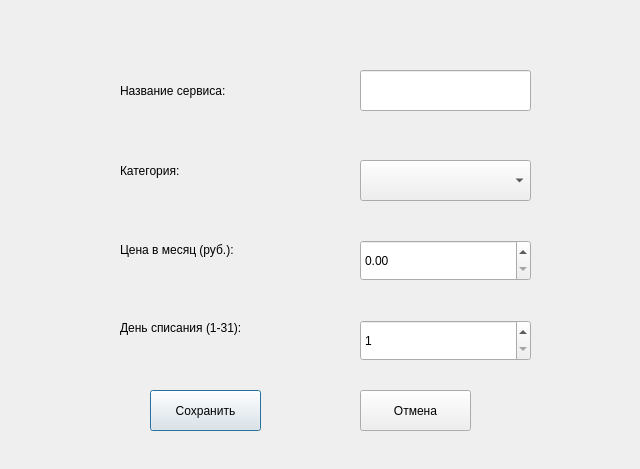
<?xml version="1.0" encoding="UTF-8"?>
<ui version="4.0">
 <class>Dialog</class>
 <widget class="QDialog" name="Dialog">
  <property name="geometry">
   <rect>
    <x>0</x>
    <y>0</y>
    <width>640</width>
    <height>469</height>
   </rect>
  </property>
  <property name="windowTitle">
   <string>Dialog</string>
  </property>
  <widget class="QLabel" name="label">
   <property name="geometry">
    <rect>
     <x>120</x>
     <y>80</y>
     <width>121</width>
     <height>21</height>
    </rect>
   </property>
   <property name="text">
    <string>Название сервиса:</string>
   </property>
  </widget>
  <widget class="QLineEdit" name="nameInput">
   <property name="geometry">
    <rect>
     <x>360</x>
     <y>70</y>
     <width>171</width>
     <height>41</height>
    </rect>
   </property>
  </widget>
  <widget class="QLabel" name="label_2">
   <property name="geometry">
    <rect>
     <x>120</x>
     <y>160</y>
     <width>121</width>
     <height>21</height>
    </rect>
   </property>
   <property name="text">
    <string>Категория:</string>
   </property>
  </widget>
  <widget class="QLabel" name="label_3">
   <property name="geometry">
    <rect>
     <x>120</x>
     <y>240</y>
     <width>131</width>
     <height>20</height>
    </rect>
   </property>
   <property name="text">
    <string>Цена в месяц (руб.):</string>
   </property>
  </widget>
  <widget class="QComboBox" name="categoryCombo">
   <property name="geometry">
    <rect>
     <x>360</x>
     <y>160</y>
     <width>171</width>
     <height>41</height>
    </rect>
   </property>
  </widget>
  <widget class="QDoubleSpinBox" name="priceSpin">
   <property name="geometry">
    <rect>
     <x>360</x>
     <y>240</y>
     <width>171</width>
     <height>41</height>
    </rect>
   </property>
   <property name="maximum">
    <double>9999.989999999999782</double>
   </property>
  </widget>
  <widget class="QLabel" name="label_4">
   <property name="geometry">
    <rect>
     <x>120</x>
     <y>320</y>
     <width>151</width>
     <height>16</height>
    </rect>
   </property>
   <property name="text">
    <string>День списания (1-31):</string>
   </property>
  </widget>
  <widget class="QSpinBox" name="daySpin">
   <property name="geometry">
    <rect>
     <x>360</x>
     <y>320</y>
     <width>171</width>
     <height>41</height>
    </rect>
   </property>
   <property name="minimumSize">
    <size>
     <width>111</width>
     <height>22</height>
    </size>
   </property>
   <property name="minimum">
    <number>1</number>
   </property>
   <property name="maximum">
    <number>31</number>
   </property>
  </widget>
  <widget class="QPushButton" name="saveBtn">
   <property name="geometry">
    <rect>
     <x>150</x>
     <y>390</y>
     <width>111</width>
     <height>41</height>
    </rect>
   </property>
   <property name="text">
    <string>Сохранить</string>
   </property>
  </widget>
  <widget class="QPushButton" name="cancelBtn">
   <property name="geometry">
    <rect>
     <x>360</x>
     <y>390</y>
     <width>111</width>
     <height>41</height>
    </rect>
   </property>
   <property name="text">
    <string>Отмена</string>
   </property>
  </widget>
 </widget>
 <resources/>
 <connections/>
</ui>
